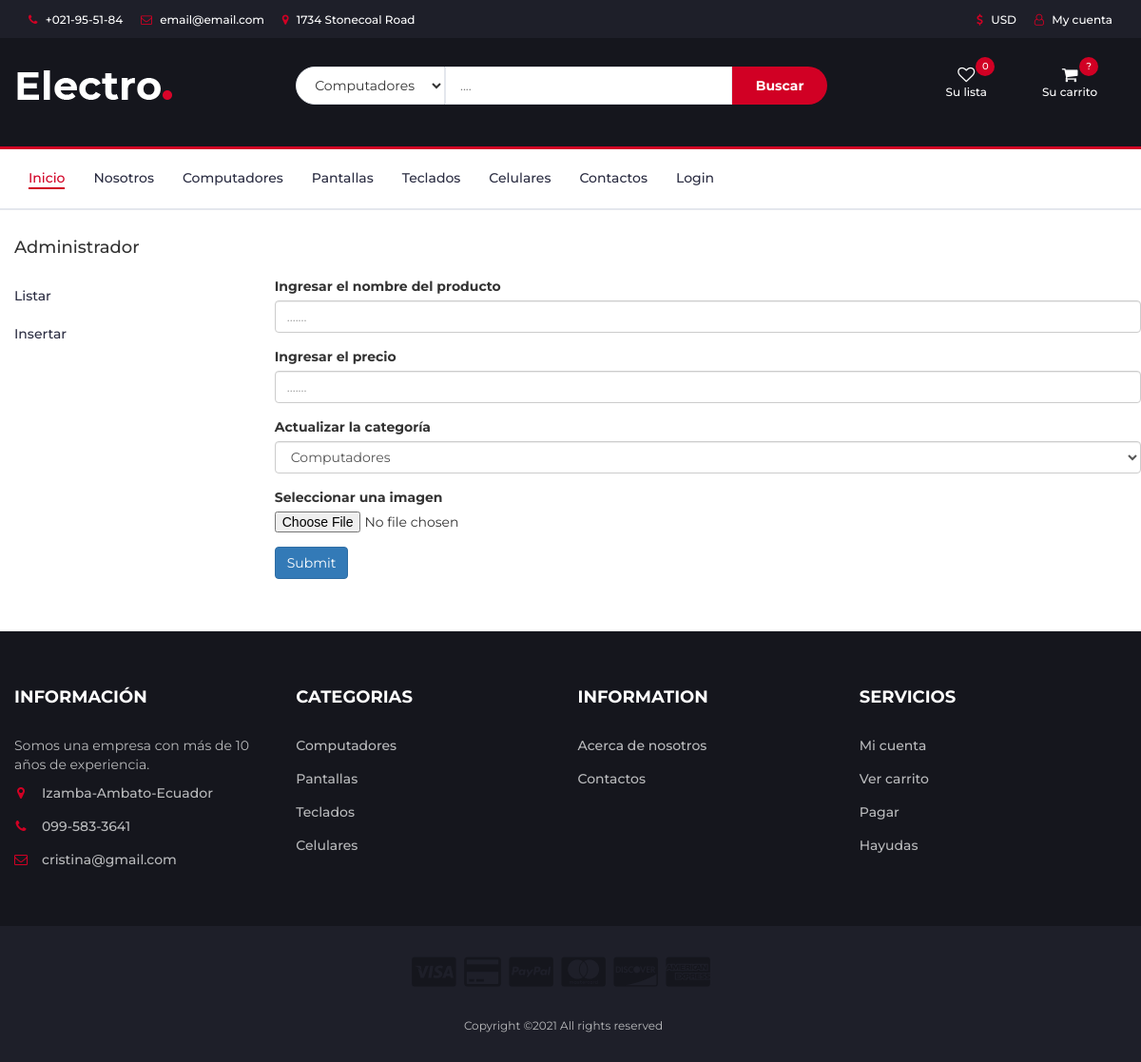
/insert-producto.php, run on the app's committed database.
### tables this page shows
CREATE TABLE categoria_productos (
  idCatgoriaProducto bigint(20) UNSIGNED NOT NULL AUTO_INCREMENT PRIMARY KEY,
  nombre varchar(30) NOT NULL
);

### insert-producto.php (the view, shortened to what this page needs)
<?php
    $rootPath = "";
    include('templates/header.php');
    include ("pages/conexionbdd.php");
    $selectCategorias = $con->prepare("select * from categoria_productos");
    $selectCategorias->execute();
?>
<div class="container" style="padding: 10px 0 40px 0;" >
	<p class="h4 pt-3 pb-3" style="padding: 10px 0 10px 0; ">Administrador</p>
	<div class="row">
		<div class="col-md-3">
			<div class="sub-menu">
			  	<ul class="nav flex-column">
			  		<li class="nav-item">
						<a class="nav-link active" href="list-producto.php">Listar</a>
						<a class="nav-link active" href="insert-producto.php">Insertar</a>
					</li>
			  	</ul>
			 </div>
		</div>
		<div class="col-md-9">
			<form action="pages/php/insertProducto.php" method="POST" enctype="multipart/form-data" class="form-horizontal">
				<div class="card">
					<div class="card-body">
						<div class="form-group">
		    				<label for="nombre">Ingresar el nombre del producto </label>
							<input class="form-control" type="text" name="nombre" placeholder="......." required />
						</div>
						<div class="form-group">
		    				<label for="precio">Ingresar el precio </label>
							<input class="form-control" type="text" name="precio" placeholder="......." required />
						</div>
						<div class="form-group">
							<label for="catgoria">Actualizar la categoría </label>
							<select name="catgoria" class="form-control">
								<?php while ($fila = $selectCategorias->fetch(PDO::FETCH_NUM, PDO::FETCH_ORI_NEXT)):?>
		                     <option value="<?php echo strtolower($fila[0]) ?>" ><?php echo $fila[1] ?></option>
		                 <?php endwhile ?>
							</select>
						</div>
					  <div class="form-group">
					    <label for="imagen">Seleccionar una imagen</label>
					    <input type="file" class="form-control-file" name="imagen" required />
					  </div>
					  <div class="form-group">
						  <input type="submit" name="btnguardar" class="btn btn-primary"/>
						</div>
					 </div>
				</div>
			</form>
		</div>
	</div>
</div>
<?php
include('templates/footer.php');
?>

### templates/header.php (shortened to what this page needs)
<?php
include ("pages/conexionbdd.php");
?>
<html>
  <head>
      <link href="<?= $rootPath ?>css/bootstrap.min.css" rel="stylesheet">
      <link href="<?= $rootPath ?>css/bootstrap-responsive.min.css" rel="stylesheet">
      <link type="text/css" rel="stylesheet" href="css/slick.css"/>
      <link type="text/css" rel="stylesheet" href="css/slick-theme.css"/>
      <link type="text/css" rel="stylesheet" href="css/nouislider.min.css"/>
      <link rel="stylesheet" href="css/font-awesome.min.css">
      <link type="text/css" rel="stylesheet" href="css/style.css"/>
  </head>
  <body>
    <header>
      <div id="top-header">
        <div class="container">
          <ul class="header-links pull-left">
            <li><a href="#"><i class="fa fa-phone"></i> +021-95-51-84</a></li>
            <li><a href="#"><i class="fa fa-envelope-o"></i> email@email.com</a></li>
            <li><a href="#"><i class="fa fa-map-marker"></i> 1734 Stonecoal Road</a></li>
          </ul>
          <ul class="header-links pull-right">
            <li><a href="#"><i class="fa fa-dollar"></i> USD</a></li>
            <li><a href="#"><i class="fa fa-user-o"></i> My cuenta</a></li>
          </ul>
        </div>
      </div>
      <div id="header">
        <div class="container">
          <div class="row">
            <div class="col-md-3">
              <div class="header-logo">
                <a href="#" class="logo">
                  <img src="./img/logo.png" alt="">
                </a>
              </div>
            </div>
            <?php
              $select = $con->prepare("select * from categoria_productos");
              $select->execute();
            ?>
            <div class="col-md-6">
              <div class="header-search">
                <form>
                  <select class="input-select">
                    <?php
                      while ($fila = $select->fetch(PDO::FETCH_NUM, PDO::FETCH_ORI_NEXT)) { ?>
                        <option value="<?php echo strtolower($fila[1]) ?>"><?php echo $fila[1] ?></option>
                    <?php
                      }
                    ?>
                  </select>
                  <input class="input" placeholder="....">
                  <button class="search-btn">Buscar</button>
                </form>
              </div>
            </div>
            <?php
              $x = 0;
              ?>
            <div class="col-md-3 clearfix">
              <div class="header-ctn">
                <div>
                  <a href="#">
                    <i class="fa fa-heart-o"></i>
                    <span>Su lista</span>
                    <div class="qty"><?php echo $x ?></div>
                  </a>
                </div>
                <div class="dropdown">
                  <a class="dropdown-toggle" data-toggle="dropdown" aria-expanded="true">
                    <i class="fa fa-shopping-cart"></i>
                    <span>Su carrito</span>
                    <div class="qty">?</div>
                  </a>
                </div>
              </div>
            </div>
          </div>
        </div>
      </div>
    </header>
    <nav id="navigation">
      <div class="container">
        <div id="responsive-nav">
          <ul class="main-nav nav navbar-nav">
            <li class="active"><a href="index.php">Inicio</a></li>
            <li><a href="#">Nosotros</a></li>
              <?php
                $select = $con->prepare("select * from categoria_productos");
                $select->execute();
                while ($fila = $select->fetch(PDO::FETCH_NUM, PDO::FETCH_ORI_NEXT)) { ?>
                  <li><a href="<?php echo strtolower($fila[1]).'.php';?>"><?php echo $fila[1];?></a></li>
              <?php
                }
              ?>
            <li><a href="#">Contactos</a></li>
            <li><a href="admin.php">Login</a></li>
          </ul>
        </div>
      </div>
    </nav>

### templates/footer.php (shortened to what this page needs)
		<footer id="footer">
			<div class="section">
				<div class="container">
					<div class="row">
						<div class="col-md-3 col-xs-6">
							<div class="footer">
								<h3 class="footer-title">Información</h3>
								<p>Somos una empresa con más de 10 años de experiencia.</p>
								<ul class="footer-links">
									<li><a href="#"><i class="fa fa-map-marker"></i>Izamba-Ambato-Ecuador</a></li>
									<li><a href="#"><i class="fa fa-phone"></i>099-583-3641</a></li>
									<li><a href="#"><i class="fa fa-envelope-o"></i>cristina@gmail.com</a></li>
								</ul>
							</div>
						</div>
						<div class="col-md-3 col-xs-6">
							<div class="footer">
								<h3 class="footer-title">Categorias</h3>
								<ul class="footer-links">
									<?php
					                $select = $con->prepare("select * from categoria_productos");
					                $select->execute();
					                while ($fila = $select->fetch(PDO::FETCH_NUM, PDO::FETCH_ORI_NEXT)) { ?>
					                  <li><a href="<?php echo strtolower($fila[1]).'.php';?>"><?php echo $fila[1];?></a></li>
					              <?php
					                }
					            ?>
								</ul>
							</div>
						</div>
						<div class="col-md-3 col-xs-6">
							<div class="footer">
								<h3 class="footer-title">Information</h3>
								<ul class="footer-links">
									<li><a href="#">Acerca de nosotros </a></li>
									<li><a href="#">Contactos </a></li>
								</ul>
							</div>
						</div>
						<div class="col-md-3 col-xs-6">
							<div class="footer">
								<h3 class="footer-title">Servicios</h3>
								<ul class="footer-links">
									<li><a href="#">Mi cuenta</a></li>
									<li><a href="#">Ver carrito </a></li>
									<li><a href="#">Pagar </a></li>
									<li><a href="#">Hayudas</a></li>
								</ul>
							</div>
						</div>
					</div>
				</div>
			</div>
			<div id="bottom-footer" class="section">
				<div class="container">
					<div class="row">
						<div class="col-md-12 text-center">
							<ul class="footer-payments">
								<li><a href="#"><i class="fa fa-cc-visa"></i></a></li>
								<li><a href="#"><i class="fa fa-credit-card"></i></a></li>
								<li><a href="#"><i class="fa fa-cc-paypal"></i></a></li>
								<li><a href="#"><i class="fa fa-cc-mastercard"></i></a></li>
								<li><a href="#"><i class="fa fa-cc-discover"></i></a></li>
								<li><a href="#"><i class="fa fa-cc-amex"></i></a></li>
							</ul>
							<span class="copyright">
								Copyright &copy;<script>document.write(new Date().getFullYear());</script> All rights reserved
							</span>
						</div>
					</div>
				</div>
			</div>
		</footer>
</html>

### css/style.css (style rules this page uses)
body { font-family: 'Montserrat', sans-serif; font-weight: 400; color: #333; }
h1, h2, h3, h4, h5, h6 { color: #2B2D42; font-weight: 700; margin: 0 0 10px; }
a { color: #2B2D42; font-weight: 500; -webkit-transition: 0.2s color; transition: 0.2s color; }
ul, ol { margin: 0; padding: 0; list-style: none }
.input { height: 40px; padding: 0px 15px; border: 1px solid #E4E7ED; background-color: #FFF; width: 100%; }
.input-select { padding: 0px 15px; background: #FFF; border: 1px solid #E4E7ED; height: 40px; }
.section { padding-top: 30px; padding-bottom: 30px; }
#top-header { padding-top: 10px; padding-bottom: 10px; background-color: #1E1F29; }
.header-links li { display: inline-block; margin-right: 15px; font-size: 12px; }
.header-links li:last-child { margin-right: 0px; }
.header-links li a { color: #FFF; }
.header-links li i { color: #D10024; margin-right: 5px; }
#header { padding-top: 15px; padding-bottom: 15px; background-color: #15161D; }
.header-logo { float: left; }
.header-logo .logo img { display: block; }
.header-search { padding: 15px 0px; }
.header-search form { position: relative; }
.header-search form .input-select { margin-right: -4px; border-radius: 40px 0px 0px 40px; }
.header-search form .input { width: calc(100% - 260px); margin-right: -4px; }
.header-search form .search-btn { height: 40px; width: 100px; background: #D10024; color: #FFF; font-weight: 700; border: none; border-radius: 0px 40px 40px 0px; }
.header-ctn { float: right; padding: 15px 0px; }
.header-ctn>div { display: inline-block; }
.header-ctn>div+div { margin-left: 15px; }
.header-ctn>div>a { display: block; position: relative; width: 90px; text-align: center; color: #FFF; }
.header-ctn>div>a>i { display: block; font-size: 18px; }
.header-ctn>div>a>span { font-size: 12px; }
.header-ctn>div>a>.qty { position: absolute; right: 15px; top: -10px; width: 20px; height: 20px; line-height: 20px; text-align: center; border-radius: 50%; font-size: 10px; color: #FFF; background-color: #D10024; }
#navigation { background: #FFF; border-bottom: 2px solid #E4E7ED; border-top: 3px solid #D10024; }
.main-nav>li+li { margin-left: 30px }
.main-nav>li>a { padding: 20px 0px; }
.main-nav>li>a:hover, .main-nav>li>a:focus, .main-nav>li.active>a { color: #D10024; background-color: transparent; }
.main-nav>li>a:after { content: ""; display: block; width: 0%; height: 2px; background-color: #D10024; -webkit-transition: 0.2s all; transition: 0.2s all; }
.main-nav>li>a:hover:after, .main-nav>li>a:focus:after, .main-nav>li.active>a:after { width: 100%; }
#footer { background: #15161D; color: #B9BABC; }
#bottom-footer { background: #1E1F29; }
.footer { margin: 30px 0px; }
.footer .footer-title { color: #FFF; text-transform: uppercase; font-size: 18px; margin: 0px 0px 30px; }
.footer-links li+li { margin-top: 15px; }
.footer-links li a { color: #B9BABC; }
.footer-links li i { margin-right: 15px; color: #D10024; width: 14px; text-align: center; }
.copyright { margin-top: 30px; display: block; font-size: 12px; }
.footer-payments li { display: inline-block; margin-right: 5px; }
.footer-payments li a { color: #15161D; font-size: 36px; display: block; }

### data on the page
categoria_productos: nombre "Computadores"
categoria_productos: nombre "Pantallas"
categoria_productos: nombre "Teclados"
categoria_productos: nombre "Celulares"

### other printed values
$x "0"
form field value "Computadores"
form field catgoria "Computadores"
